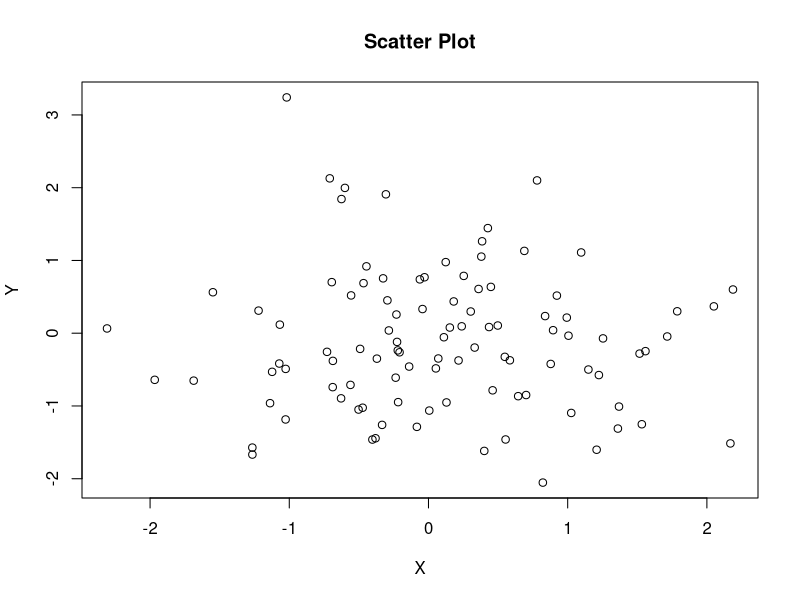

This chart was generated by the following R code:
## ---- chunk 1
# R code chunk
# Generate some random data
set.seed(123)
x <- rnorm(100)
y <- rnorm(100)

# Scatter plot
plot(x, y, main = "Scatter Plot", xlab = "X", ylab = "Y")
